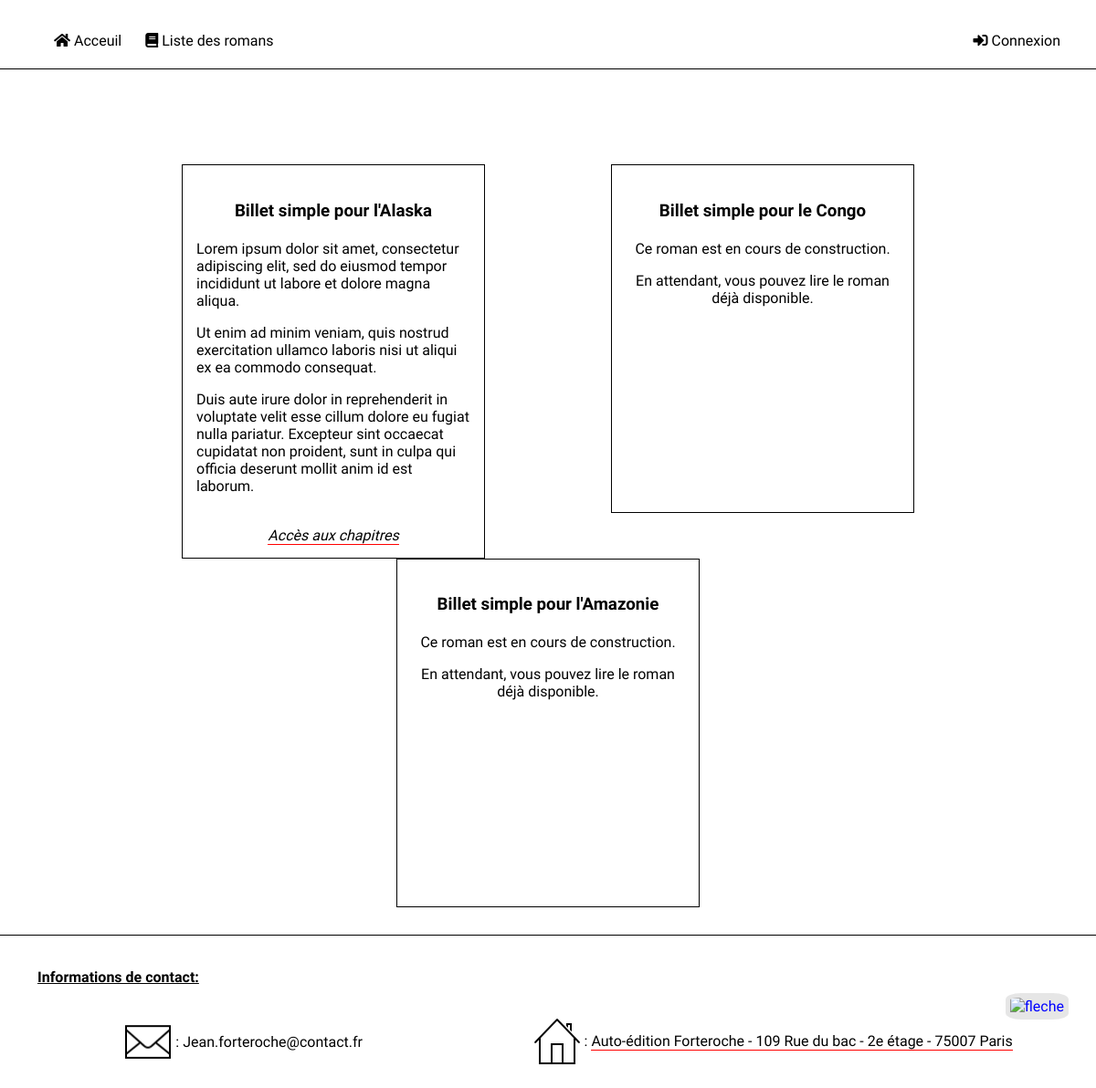
The page /liste-romans.html (signed in) on the database its author committed.
### tables this page shows
CREATE TABLE IF NOT EXISTS `books` (
  `id` int(11) NOT NULL AUTO_INCREMENT,
  `title` varchar(255) NOT NULL,
  `summary` text NOT NULL,
  `publish` int(11) NOT NULL,
  PRIMARY KEY (`id`)
);

### controller/frontend.php (called while the page is built, shortened)
<?php
require_once('model/BookManager.php');
function listBooks() {
    $bookManager = new BookManager;
    $publishedBooks = $bookManager->getPublishedBooks();
    $unpublishedBooks = $bookManager->getUnpublishedBooks();
    require('view/frontend/listBooks.php');
}

### model/BookManager.php (called while the page is built, shortened)
<?php
class BookManager extends Manager
{
    public function getPublishedBooks()
    {
        $db = $this->dbConnect();
        $PublishedBooks = $db->query('
        SELECT id, title, summary, publish
        FROM books
        WHERE publish = 1');
        return $PublishedBooks;
    }
    public function getUnpublishedBooks()
    {
        $db = $this->dbConnect();
        $unpublishedBooks = $db->query('
        SELECT id, title, summary, publish
        FROM books
        WHERE publish = 0');
        return $unpublishedBooks;
    }
}

### view/frontend/listBooks.php (the view, shortened to what this page needs)
<div id="content" class="bookList">
    <div id="books">
        <?php
        while ($data = $publishedBooks->fetch()) {
            if ($data['publish'] == 1) {
                $title = $data['title'];
                $titleEdit = str_replace(' ','',ucwords($title));
        ?>
        <div id="book">
            <div class="book_title">
                <h3><?= htmlspecialchars($data['title']) ?></h3>
            </div>
            <div>
                <?= $data['summary'] ?>
                <br />
            </div>
            <div id="listeChapitre" class="animated pulse">
                <em>
                    <a href="roman-<?= $data['id'] ?>-<?= $titleEdit ?>.html">Accès aux chapitres</a>
                </em>
            </div>
        </div>
        <?php
            }
        }
        while ($data2 = $unpublishedBooks->fetch()) {
            if($data2['publish'] == 0) {
        ?>
        <div class="workInProgress">
            <div class="book_title">
                <h3>
                    <?= htmlspecialchars($data2['title']) ?>
                </h3>
            </div>
            <div>
                <?= $data2['summary'] ?>
                <br />
            </div>
        </div>
        <?php
            }
        }
        ?>
    </div>
</div>
<?php
require('template.php');
?>

### public/css/style.css (style rules this page uses)
body, html { height: 100%; margin: 0; padding: 0; background-color: white; font-family: 'Cardo', serif; }
h3 { color: black; margin-bottom: 0; padding: 5px; }
a { text-decoration: none; color: blue; }
em a { border-bottom: red solid 1px; color: black; }
#content { position: relative; margin-top: 75px; margin-left: 10%; margin-right: 10%; padding-top: 5px; padding-bottom: 30px; padding-left: 10px; padding-right: 10px; z-index: 1; min-height: 100%; }
#books { display: flex; flex-wrap: wrap; justify-content: space-around; margin-top: 100px; }
#book { max-width: 300px; display: flex; padding: 15px; flex-direction: column; justify-content: space-between; border: solid 1px; }
#book h3 { text-align: center; padding: 5px; }
.book_title { display: flex; justify-content: center; }
.book_title h3 { color: black; }
#listeChapitre { text-align: center; }
.workInProgress { max-width: 300px; height: 350px; padding: 15px; display: flex; flex-direction: column; border: solid 1px; }

### rows shown on the page
books: title "Billet simple pour l'Alaska", summary "Lorem ipsum dolor sit amet, consectetur adipiscing elit, sed do eiusmod tempor incididunt ut labore et dolore magna aliqua. Ut enim ad minim veniam, quis nostrud exercitation ullamco laboris nisi ut aliqui ex ea commodo consequat. Duis aute irure dolor in reprehenderit in voluptate velit esse cillum dolore eu fugiat nulla pariatur. Excepteur sint occaecat cupidatat non proident, sunt in culpa qui officia deserunt mollit anim id est laborum."
books: title "Billet simple pour le Congo", summary "Ce roman est en cours de construction. En attendant, vous pouvez lire le roman déjà disponible."
books: title "Billet simple pour l'Amazonie", summary "Ce roman est en cours de construction. En attendant, vous pouvez lire le roman déjà disponible."
